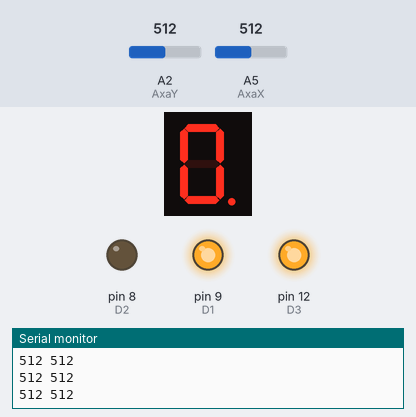
A sketch run on a simulated Arduino Uno, built with avr-gcc and run on an emulated ATmega328P. On the bench: 1-digit seven-segment display, output pins drawn as LEDs (lit = HIGH), the last lines printed to the serial monitor. Wiring (inferred from the names in the program): 1-digit 7-segment display, segments lit when LOW: segments pin 5, pin 10, pin 13, pin 2, pin 4, pin 7, pin 11, pin 3. The test bench sets the inputs (shaded band); at power-on: A5 (AxaX) = 512, A2 (AxaY) = 512. The segment pins are drawn as the display they are named for; pins used as bus, display or sensor lines are not drawn.

Above: at 1.2 s.
1.3 s: A5 (AxaX) set to 90
At 1.41 s:
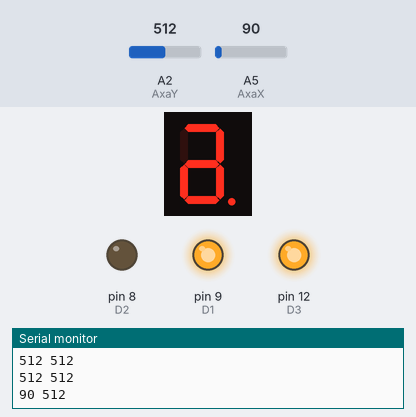
3.0 s: A2 (AxaY) set to 108
4.5 s: A2 (AxaY) set to 94
At 6.0 s:
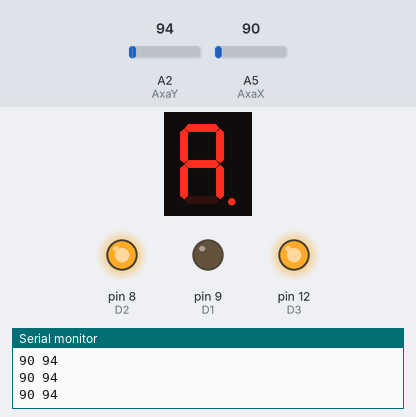
6.6 s: A5 (AxaX) set to 985
8.1 s: A5 (AxaX) set to 1014
At 8.22 s:
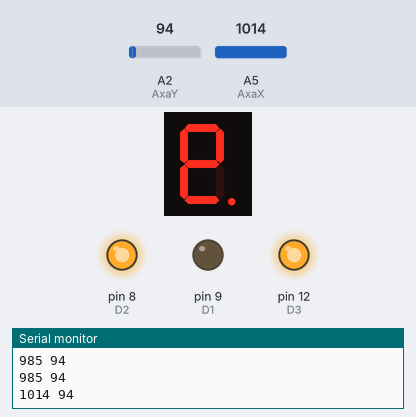
10.2 s: A2 (AxaY) set to 990
11.9 s: A2 (AxaY) set to 1019
At 13.7 s:
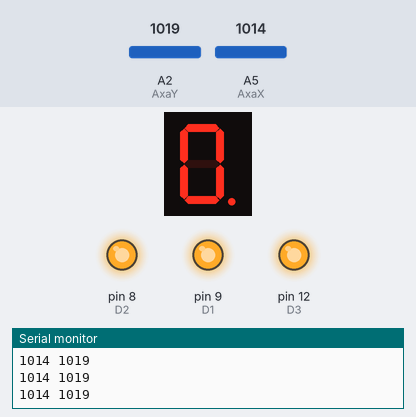
Timing chart, 0 to 15.2 s (numbered marks = the images above; inputs shaded):
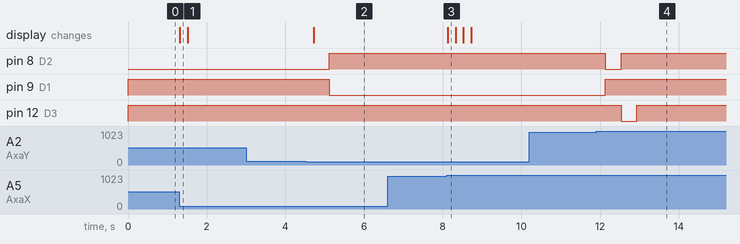

Measured:
- the behaviour switches between 100 and 99 on A2 (AxaY) (found by bisection; images 1 and 2)
- the behaviour switches between 1000 and 1001 on A5 (AxaX) (found by bisection; images 2 and 3)
- the behaviour switches between 1000 and 1001 on A2 (AxaY) (found by bisection; images 3 and 4)
- after the input at 1.3 s, the display: changes at once (image 1)
- after the input at 4.5 s, pin 8 (D2): LOW → HIGH after 0.62 s; pin 9 (D1): HIGH → LOW after 0.62 s; the display: changes after 0.22 s (image 2)
- after the input at 8.1 s, the display: changes at once (image 3)
- after the input at 11.9 s, pin 8 (D2): HIGH → LOW after 0.23 s, → HIGH 0.40 s later; pin 9 (D1): LOW → HIGH after 0.23 s; pin 12 (D3): HIGH → LOW after 0.63 s, → HIGH 0.40 s later

The sketch:

main.ino
```cpp
#include <Arduino.h>

int pinA = 11;int pinB = 7;int pinC = 4;int pinD = 2;
int pinE = 13;int pinF = 10;int pinG = 5;
int pinDP = 3;int D1 = 9;int D2 = 8;int D3 = 12; int D4 = 6;
int AxaX = A5;
int AxaY = A2;

void setup() {
pinMode(pinA, OUTPUT);
pinMode(pinB, OUTPUT);
pinMode(pinC, OUTPUT);
pinMode(pinD, OUTPUT);
pinMode(pinE, OUTPUT);
pinMode(pinF, OUTPUT);
pinMode(pinG, OUTPUT);
pinMode(pinDP, OUTPUT);
pinMode(D1, OUTPUT);
pinMode(D2, OUTPUT);
pinMode(D3, OUTPUT);
pinMode(D4, OUTPUT);
pinMode(AxaX, INPUT_PULLUP);
pinMode(AxaY, INPUT_PULLUP);
LED_1_3();
Serial.begin(9600);

}

int X=1;
int Y=3;
int digit=1;
int direction=2;
int oneright=0;

void loop(){
  int XX=analogRead(AxaX);
  int YY=analogRead(AxaY);

  Serial.print(XX);
  Serial.print(" ");
  Serial.println(YY);
  if (oneright==0){
    right();
  }
  oneright=oneright+1;

  if (XX>1000){
     up();
  }
    if (XX<100){
     down();
  }
    if (YY<100){
     left();
  }
    if (YY>1000){
     right();
  }
}

void up(){
  if (X==5 && direction==1){
    LED_4_1();
  } else if (X==5 && direction==2){
    LED_4_2();
  } else if (X==3 && direction==1){
    LED_2_1();
  } else if (X==3 && direction==2){
    LED_2_2();
  } else if (X==4 && Y==1){
    LED_2_1();
  } else if (X==4 && Y==2){
    LED_2_2();
  }
  direction=3;
  delay(200);
}

void down(){
  if (X==1 && direction ==1)
  {
    LED_2_1();
  } else if (X==1 && direction==2){
    LED_2_2();
  } else if (X==3 && direction==1){
    LED_4_1();
  } else if (X==3 && direction==2){
    LED_4_2();
  } else if (X==2 && Y==1){
    LED_4_1();
  } else if (X==2 && Y==2){
    LED_4_2();
  }
  direction=4;
  delay(200);
}

void left(){
  if (Y==1){
    leftDigit();
    leftLED();
  } else if (Y==2) {
    leftLED();
  } else if (Y==3) {
    leftDigit();
  }
  direction=1;
  delay(200);
}

void right(){
  if (Y==2){
    rightDigit();
    rightLED();
  } else if (Y==1) {
    rightLED();
  } else if (Y==3){
    rightDigit();
  }
  direction=2;
  delay(200);
}

void rightDigit(){
  digit=digit+1;
  if (digit==1){
    DIGIT_1();
  } else if (digit==2){
    DIGIT_2();
  } else if (digit==3){
    DIGIT_3();
  } else if (digit==4){
    DIGIT_4();
  } else if (digit==5){
    digit=4;
  }
}

void leftDigit(){
  digit=digit-1;
  if (digit==4){
    DIGIT_4();
  } else if (digit==3){
    DIGIT_3();
  } else if (digit==2){
    DIGIT_2();
  } else if (digit==1){
    DIGIT_1();
  } else if (digit==0){
    digit=1;
  }
}

void rightLED(){
  if (X==2 && Y==1 && direction==3)
  {
    LED_1_3();
  } else if (X==2 && Y==1 && direction==4)
  {
    LED_3_3();
  } else if (X==4 && Y==1 && direction==3)
  {
    LED_3_3();
  } else if (X==4 && Y==1 && direction==4)
  {
    LED_5_3();
  } else if (X==4 && Y==2 && direction==4)
  {
    LED_5_3();
  } else if (X==4 && Y==2 && direction==3)
  {
    LED_3_3();
  } else if (X==2 && Y==2 && direction==4)
  {
    LED_3_3();
  } else if (X==2 && Y==2 && direction==3)
  {
    LED_1_3();
  }
}

void leftLED(){
  if (X==2 && Y==2 && direction==3)
  {
    LED_1_3();
  } else if (X==2 && Y==2 && direction==4)
  {
    LED_3_3();
  } else if (X==4 && Y==2 && direction==3)
  {
    LED_3_3();
  } else if (X==4 && Y==2 && direction==4)
  {
    LED_5_3();
  } else if (X==2 && Y==1 && direction==4)
  {
    LED_3_3();
  } else if (X==2 && Y==1 && direction==3)
  {
    LED_1_3();
  } else if (X==4 && Y==1 && direction==4)
  {
    LED_5_3();
  } else if (X==4 && Y==1 && direction==3)
  {
    LED_3_3();
  }


}

void LED_1_3 (){
digitalWrite(pinA, HIGH);
digitalWrite(pinB, LOW);
digitalWrite(pinC, LOW);
digitalWrite(pinD, LOW);
digitalWrite(pinE, LOW);
digitalWrite(pinF, LOW);
digitalWrite(pinG, LOW);
X=1;
Y=3;
}

void LED_2_1 (){
digitalWrite(pinA, LOW);
digitalWrite(pinB, LOW);
digitalWrite(pinC, LOW);
digitalWrite(pinD, LOW);
digitalWrite(pinE, LOW);
digitalWrite(pinF, HIGH);
digitalWrite(pinG, LOW);
X=2;
Y=1;
}

void LED_2_2 (){
digitalWrite(pinA, LOW);
digitalWrite(pinB, HIGH);
digitalWrite(pinC, LOW);
digitalWrite(pinD, LOW);
digitalWrite(pinE, LOW);
digitalWrite(pinF, LOW);
digitalWrite(pinG, LOW);
X=2;
Y=2;
}

void LED_3_3 (){
digitalWrite(pinA, LOW);
digitalWrite(pinB, LOW);
digitalWrite(pinC, LOW);
digitalWrite(pinD, LOW);
digitalWrite(pinE, LOW);
digitalWrite(pinF, LOW);
digitalWrite(pinG, HIGH);
X=3;
Y=3;
}

void LED_4_1 (){
digitalWrite(pinA, LOW);
digitalWrite(pinB, LOW);
digitalWrite(pinC, LOW);
digitalWrite(pinD, LOW);
digitalWrite(pinE, HIGH);
digitalWrite(pinF, LOW);
digitalWrite(pinG, LOW);
X=4;
Y=1;
}

void LED_4_2 (){
digitalWrite(pinA, LOW);
digitalWrite(pinB, LOW);
digitalWrite(pinC, HIGH);
digitalWrite(pinD, LOW);
digitalWrite(pinE, LOW);
digitalWrite(pinF, LOW);
digitalWrite(pinG, LOW);
X=4;
Y=2;
}

void LED_5_3 (){
digitalWrite(pinA, LOW);
digitalWrite(pinB, LOW);
digitalWrite(pinC, LOW);
digitalWrite(pinD, HIGH);
digitalWrite(pinE, LOW);
digitalWrite(pinF, LOW);
digitalWrite(pinG, LOW);
X=5;
Y=3;
}

void DIGIT_1()
{
  digitalWrite(D1,LOW);
  digitalWrite(D2,HIGH);
  digitalWrite(D3,HIGH);
  digitalWrite(D4,HIGH);
}
void DIGIT_2()
{
  digitalWrite(D1,HIGH);
  digitalWrite(D2,LOW);
  digitalWrite(D3,HIGH);
  digitalWrite(D4,HIGH);
}
void DIGIT_3()
{
  digitalWrite(D1,HIGH);
  digitalWrite(D2,HIGH);
  digitalWrite(D3,LOW);
  digitalWrite(D4,HIGH);
}
void DIGIT_4()
{
  digitalWrite(D1,HIGH);
  digitalWrite(D2,HIGH);
  digitalWrite(D3,HIGH);
  digitalWrite(D4,LOW);
}
```
